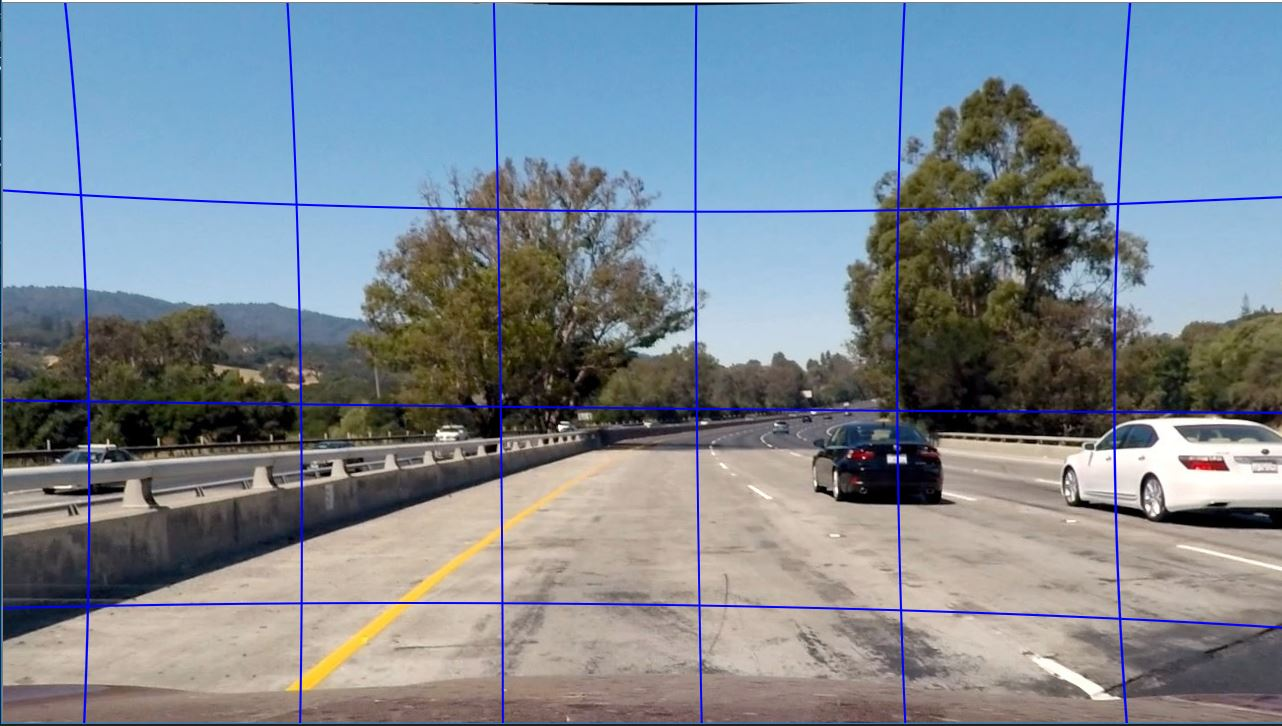
#> input picture undist1.JPG, 1282 x 726 px
$ python -i backup.py   (imports and definitions only)   (older library calls are emulated)
#> lines starting #> are read from the running program, lines starting #| are printed output that depends on the picture; after the words box and inside, x2 and y2 are one past the last pixel; in counts of white or black regions, pixels touching at a corner belong together
### DistortionCorrection.py
import numpy as np
import glob
import matplotlib.image as mpimg
import cv2
import pickle

class DistortionCorrection:

    _nx = 0
    _ny = 0
    _imgpts = []
    _objpts = []
    _imgPath = ""
    _pfilePath = ""
    _img = ""

    def __init__(self):
        self._nx = 0
        self._ny = 0
        self._imgPath = ""
        self._imgpts = []
        self._objpts = []
        self._images = []
        self._corners = []
        self._ret = False
        self._pfilePath = ""
        self._img = ""

    # [11 lines left out: functions setvars, setobjp, not called in this run]

    def getimages(self):
        self._images = glob.glob(self._imgPath)
        return self._images

    # [23 lines left out: functions getpoints, cal_undistort, savepick, not called in this run]

    def loadpick(self):
        distp = pickle.load(open(self._pfilePath, "rb"))
        return distp

### PerspectiveTransform.py
import cv2


class PerspectiveTransform:
    _src = []
    _dst = []


    def __init__(self):
        self._src = []
        self._dst = []

    def setSourcePoints(self, src, dst):
        self._src = src
        self._dst = dst


    # [5 lines left out: function warpedTrans, not called in this run]

### backup.py
import cv2
from DistortionCorrection import DistortionCorrection
from PerspectiveTransform import PerspectiveTransform
import numpy as np
import matplotlib.pyplot as plt
from numpy.linalg import inv
from moviepy.editor import VideoFileClip


def color_filter(img):
    imagen_BGR = cv2.cvtColor(img, cv2.COLOR_RGB2BGR)
#> imagen_BGR is the input picture: shape (726, 1282, 3); mean B, G, R 145.9, 135.7, 124.7
    hsv = cv2.cvtColor(img, cv2.COLOR_BGR2HSV)
#> hsv: shape (726, 1282, 3); mean H, S, V 67.5, 78, 159.1
    yellow = cv2.inRange(hsv, (17, 76, 178), (30, 200, 255))
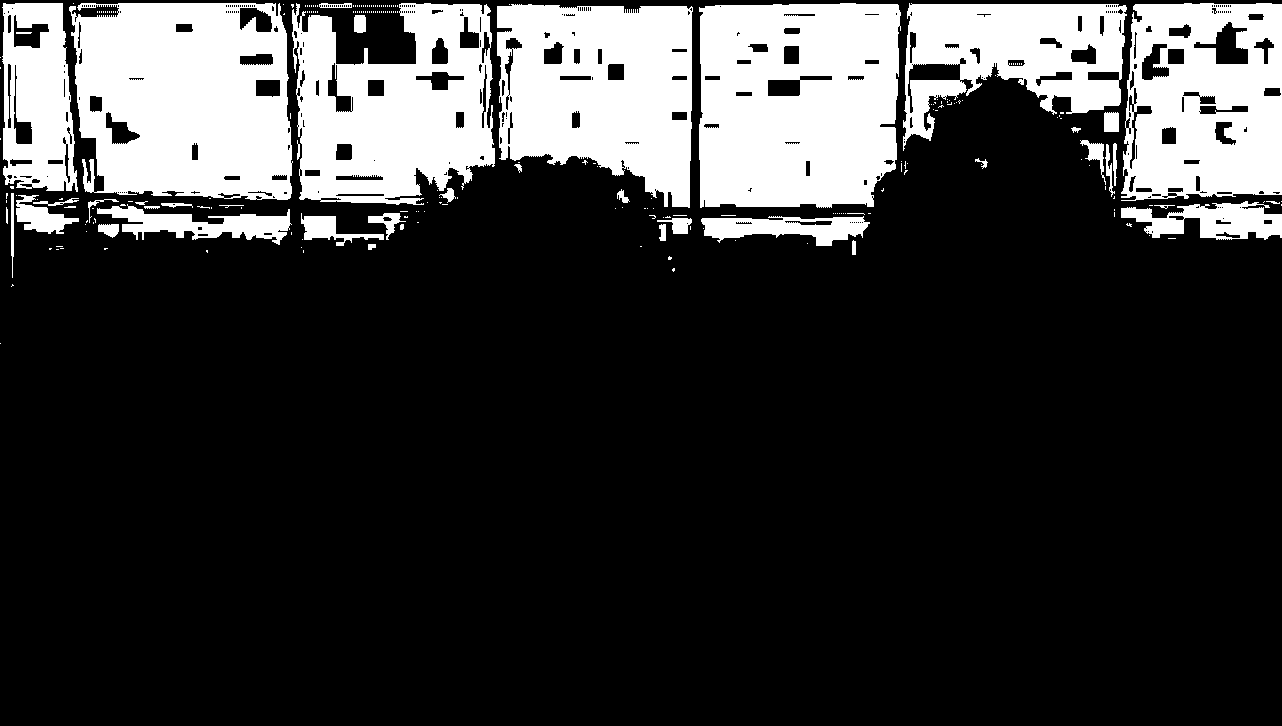
#> yellow: shape (726, 1282); 21.8% white; 242 white regions (199 under 20 px), largest, box (x1, y1, x2, y2) and area: (699, 3, 901, 208) 37287, (69, 3, 293, 200) 36839, (497, 4, 693, 208) 29987

    sensitivity_1 = 68
    white = cv2.inRange(hsv, (0, 0, 255 - sensitivity_1), (255, 20, 255))
#> white: shape (726, 1282); 1.9% white; 356 white regions (312 under 20 px), largest, box (x1, y1, x2, y2) and area: (1116, 418, 1282, 509) 8741, (2, 0, 1282, 2) 2556, (1064, 447, 1113, 502) 1578

    sensitivity_2 = 60
    HSL = cv2.cvtColor(img, cv2.COLOR_BGR2HLS)
#> HSL: shape (726, 1282, 3); mean of channels 0, 1, 2 67.8, 135.5, 82.5
    white_2 = cv2.inRange(HSL, (0, 255 - sensitivity_2, 0), (255, 255, sensitivity_2))
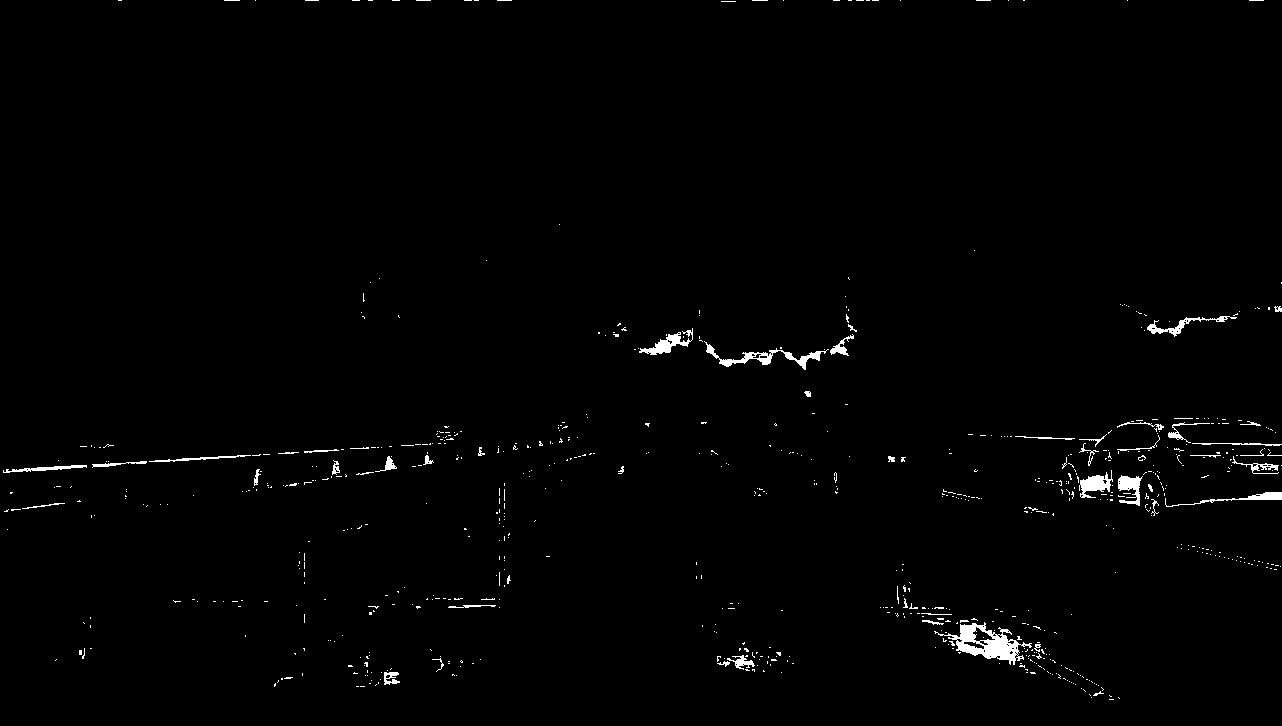
#> white_2: shape (726, 1282); 1.1% white; 742 white regions (690 under 20 px), largest, box (x1, y1, x2, y2) and area: (934, 622, 1032, 665) 1467, (704, 341, 829, 370) 713, (639, 328, 693, 355) 482
    white_3 = cv2.inRange(img, (200, 200, 200), (255, 255, 255))
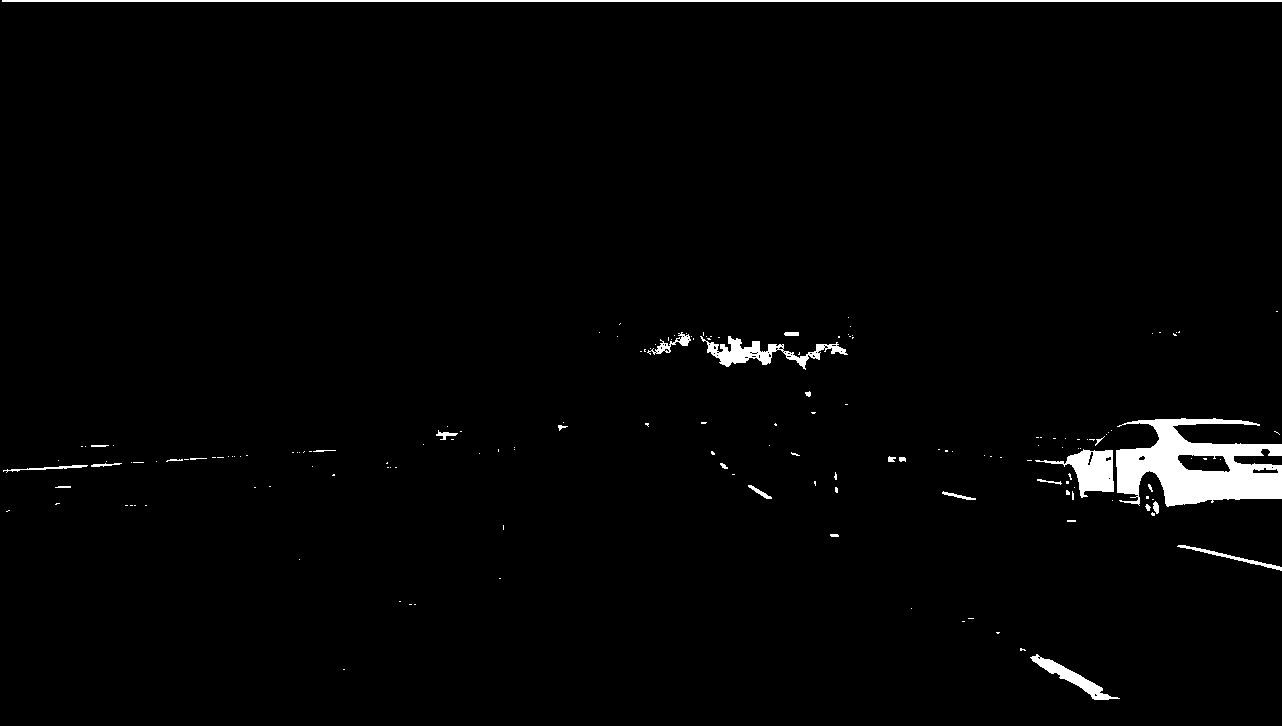
#> white_3: shape (726, 1282); 1.9% white; 164 white regions (135 under 20 px), largest, box (x1, y1, x2, y2) and area: (1116, 418, 1282, 507) 8500, (2, 0, 1282, 2) 2560, (1035, 449, 1114, 498) 1638

    bit_layer = yellow | white | white_2 | white_3
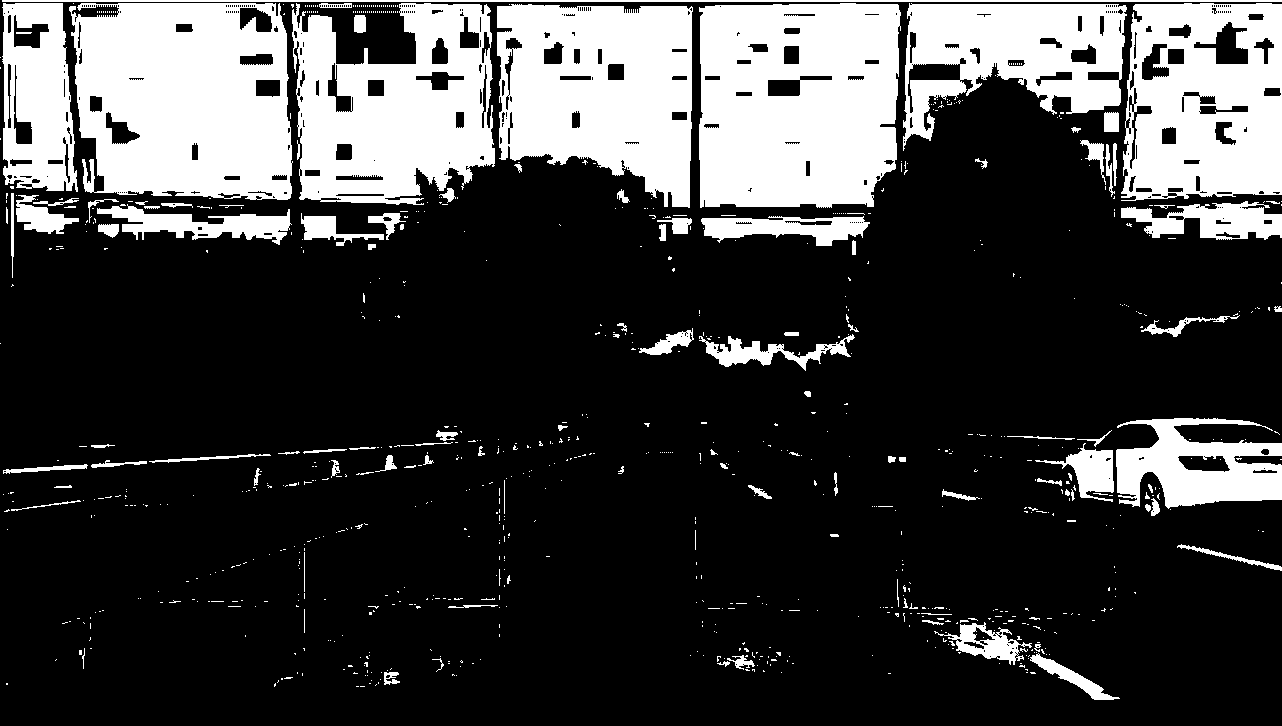
#> bit_layer: shape (726, 1282); 24.5% white; 883 white regions (773 under 20 px), largest, box (x1, y1, x2, y2) and area: (699, 3, 901, 208) 37287, (69, 3, 293, 200) 36839, (497, 4, 693, 208) 29987
    return bit_layer


# [233 lines left out: function draw_area, not called in this run]


# 1.- Distortion Correction
#  variables
nx = 9
ny = 5
imgPath = '../CarND-Advanced-Lane-Lines/camera_cal/calibration*.jpg'
pfilePath = '../CarND-Advanced-Lane-Lines/camera_cal/wide_dist_pickle.p'
# image = cv2.imread('../CarND-Advanced-Lane-Lines/camera_cal/calibration1.jpg')
# [1 line not run here, left out]

# 2.- Call class to correct camera distortion
camera = DistortionCorrection()
# [1 line not run here, left out]

# 3.- Save Image Matrix,  and Distortion Matrix to pickle file
# Needs to be run only once to calculate the distortion correction matrix
# camera.savepick()

# 4.- Load saved values from pickle file
# [1 line that did not run here, left out]

# 5.- Apply undistorted transformation to image
# [1 line that did not run here, left out]

'''
### Imagen de Muestra para correccion de distorsion
cv2.imshow('Imagen con Distorsion',image)
cv2.waitKey(0)
cv2.imshow('Imagen sin Distorsion',undistort_image)
cv2.waitKey(0)
cv2.destroyAllWindows()
####
'''
### Perspective Transform
source_points = np.float32([[578, 460], [264, 670], [1043, 670], [704, 460]])
destination_points = np.float32([[250, 0], [250, 720], [1000, 720], [1000, 0]])

perspTrans = PerspectiveTransform()
# [1 line not run here, left out]
# [1 line that did not run here, left out]
'''
### Imagen de Muestra para vista de pajaro
cv2.imshow('Imagen original',image)
cv2.waitKey(0)
cv2.imshow('Imagen Transformada',warped)
cv2.waitKey(0)
cv2.destroyAllWindows()
####
'''

### Color Transform
# [1 line that did not run here, left out]

### Imagen de Muestra para vista de pajaro
# [5 lines not run here, left out]
'''

### Detect Lines Pixels
lane = draw_area(color_filtered)
cv2.imshow('Imagen Carril',lane)
cv2.waitKey(0)
cv2.destroyAllWindows()

### Output visual display
'''


# [8 lines left out: function procesar_imagen, not called in this run]


# [1 line that did not run here, left out]
# [3 lines not run here, left out]
'''
# Apply process image to video.
white_output = 'D:/aaSDCNDJ/CarND-Advanced-Lane-Lines/result_challenge.mp4'
clip1 = VideoFileClip("D:/aaSDCNDJ/CarND-Advanced-Lane-Lines/challenge_video.mp4")
white_clip = clip1.fl_image(procesar_imagen) #NOTE: this function expects color images!!
white_clip.write_videofile(white_output, audio=False)
'''

>>> import cv2
>>> picture = cv2.cvtColor(cv2.imread('undist1.JPG'), cv2.COLOR_BGR2RGB)
>>> result = color_filter(picture)
